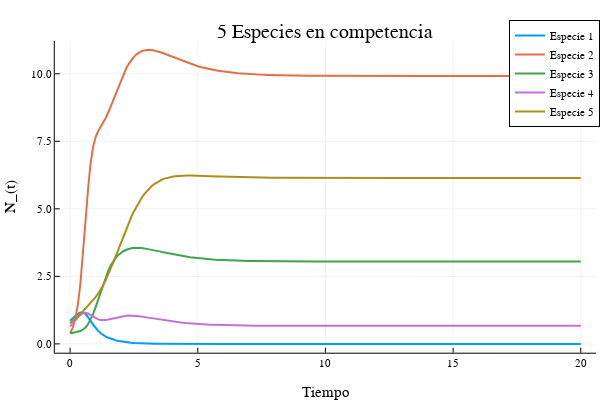

Here is the notebook cell this chart was saved with:
### Code cell
plot(t,sol5[:,1],label ="Especie 1",w=2,
    title = "5 Especies en competencia",
    xlabel = "Tiempo",
    ylabel = "N_(t)"
)
plot!(t,sol5[:,2],label ="Especie 2",w=2)
plot!(t,sol5[:,3],label ="Especie 3",w=2)
plot!(t,sol5[:,4],label ="Especie 4",w=2)
plot!(t,sol5[:,5],label ="Especie 5",w=2)

### Figure 1 — Plotly figure (JSON) as saved in the notebook; plotly's stock layout.template omitted (floating-point values rounded to 4 significant figures; data arrays with more than 128 entries replaced by an {"elided": "..."} marker saying what was removed)
{"data": [{"colorbar": {"len": 0.8657, "title": "", "x": 0.9934, "y": 0.5087}, "legendgroup": "Especie 1", "line": {"color": "rgba(0, 154, 250, 1.000)", "dash": "solid", "shape": "linear", "width": 2}, "mode": "lines", "name": "Especie 1", "showlegend": true, "type": "scatter", "x": {"elided": "201 float values"}, "xaxis": "x", "y": {"elided": "201 float values"}, "yaxis": "y", "zmax": null, "zmin": null}, {"colorbar": {"len": 0.8657, "title": "", "x": 0.9934, "y": 0.5087}, "legendgroup": "Especie 2", "line": {"color": "rgba(227, 111, 71, 1.000)", "dash": "solid", "shape": "linear", "width": 2}, "mode": "lines", "name": "Especie 2", "showlegend": true, "type": "scatter", "x": {"elided": "201 float values"}, "xaxis": "x", "y": {"elided": "201 float values"}, "yaxis": "y", "zmax": null, "zmin": null}, {"colorbar": {"len": 0.8657, "title": "", "x": 0.9934, "y": 0.5087}, "legendgroup": "Especie 3", "line": {"color": "rgba(62, 164, 78, 1.000)", "dash": "solid", "shape": "linear", "width": 2}, "mode": "lines", "name": "Especie 3", "showlegend": true, "type": "scatter", "x": {"elided": "201 float values"}, "xaxis": "x", "y": {"elided": "201 float values"}, "yaxis": "y", "zmax": null, "zmin": null}, {"colorbar": {"len": 0.8657, "title": "", "x": 0.9934, "y": 0.5087}, "legendgroup": "Especie 4", "line": {"color": "rgba(195, 113, 210, 1.000)", "dash": "solid", "shape": "linear", "width": 2}, "mode": "lines", "name": "Especie 4", "showlegend": true, "type": "scatter", "x": {"elided": "201 float values"}, "xaxis": "x", "y": {"elided": "201 float values"}, "yaxis": "y", "zmax": null, "zmin": null}, {"colorbar": {"len": 0.8657, "title": "", "x": 0.9934, "y": 0.5087}, "legendgroup": "Especie 5", "line": {"color": "rgba(172, 142, 24, 1.000)", "dash": "solid", "shape": "linear", "width": 2}, "mode": "lines", "name": "Especie 5", "showlegend": true, "type": "scatter", "x": {"elided": "201 float values"}, "xaxis": "x", "y": {"elided": "201 float values"}, "yaxis": "y", "zmax": null, "zmin": null}], "layout": {"annotations": [{"font": {"color": "rgba(0, 0, 0, 1.000)", "family": "sans-serif", "size": 20}, "rotation": 0, "showarrow": false, "text": "5 Especies en competencia", "x": 0.5424, "xanchor": "center", "xref": "paper", "y": 1, "yanchor": "top", "yref": "paper"}], "height": 400, "legend": {"bgcolor": "rgba(255, 255, 255, 1.000)", "bordercolor": "rgba(0, 0, 0, 1.000)", "borderwidth": 1, "font": {"color": "rgba(0, 0, 0, 1.000)", "family": "sans-serif", "size": 11}, "title": {"font": {"color": "rgba(0, 0, 0, 1.000)", "family": "sans-serif", "size": 15}, "text": ""}, "tracegroupgap": 0, "traceorder": "normal", "x": 1, "xanchor": "auto", "y": 1, "yanchor": "auto"}, "margin": {"b": 20, "l": 0, "r": 0, "t": 20}, "paper_bgcolor": "rgba(255, 255, 255, 1.000)", "plot_bgcolor": "rgba(255, 255, 255, 1.000)", "showlegend": true, "width": 600, "xaxis": {"anchor": "y", "domain": [0.09128, 0.9934], "gridcolor": "rgba(0, 0, 0, 0.100)", "gridwidth": 0.5, "linecolor": "rgba(0, 0, 0, 1.000)", "mirror": false, "range": [-0.6, 20.6], "showgrid": true, "showline": true, "showticklabels": true, "tickangle": 0, "tickcolor": "rgb(0, 0, 0)", "tickfont": {"color": "rgba(0, 0, 0, 1.000)", "family": "sans-serif", "size": 11}, "tickmode": "array", "ticks": "inside", "ticktext": ["0", "5", "10", "15", "20"], "tickvals": [0, 5, 10, 15, 20], "title": "Tiempo", "titlefont": {"color": "rgba(0, 0, 0, 1.000)", "family": "sans-serif", "size": 15}, "type": "-", "visible": true, "zeroline": false, "zerolinecolor": "rgba(0, 0, 0, 1.000)"}, "yaxis": {"anchor": "x", "domain": [0.07581, 0.9415], "gridcolor": "rgba(0, 0, 0, 0.100)", "gridwidth": 0.5, "linecolor": "rgba(0, 0, 0, 1.000)", "mirror": false, "range": [-0.3266, 11.21], "showgrid": true, "showline": true, "showticklabels": true, "tickangle": 0, "tickcolor": "rgb(0, 0, 0)", "tickfont": {"color": "rgba(0, 0, 0, 1.000)", "family": "sans-serif", "size": 11}, "tickmode": "array", "ticks": "inside", "ticktext": ["0.0", "2.5", "5.0", "7.5", "10.0"], "tickvals": [0, 2.5, 5, 7.5, 10], "title": "N_(t)", "titlefont": {"color": "rgba(0, 0, 0, 1.000)", "family": "sans-serif", "size": 15}, "type": "-", "visible": true, "zeroline": false, "zerolinecolor": "rgba(0, 0, 0, 1.000)"}}}
